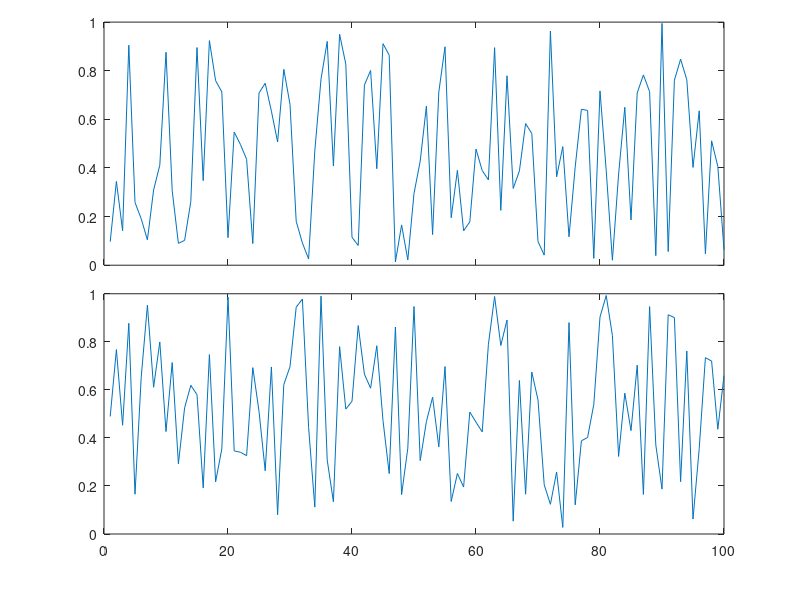

MATLAB code to generate this figure:
f1=figure(1);

s1=subplot(2,1,1),
p11=plot(rand(100,1))
a11=gca
set(a11,'XTickLabel','')
set(a11,'Position',get(a11,'Position').*[1 .95 1 1.2])

s2=subplot(2,1,2),
p21=plot(rand(100,1))
a21=gca
%set(a21,'XTickLabel','')
set(a21,'Position',get(a21,'Position').*[1 1 1 1.2])
